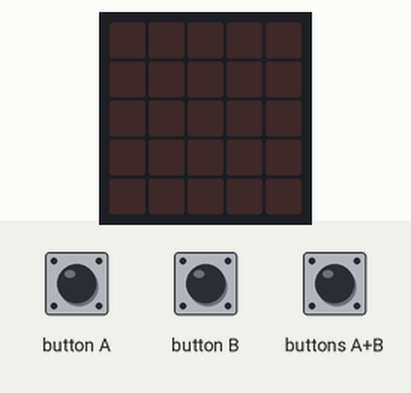
This program was run on a simulated BBC micro:bit (MakeCode). Parts: the board's 5×5 LED display. The test bench sets the inputs (shaded band).

Above: at 1.2 s.
1.3 s: button A pressed for 0.15 s
At 2.6 s:
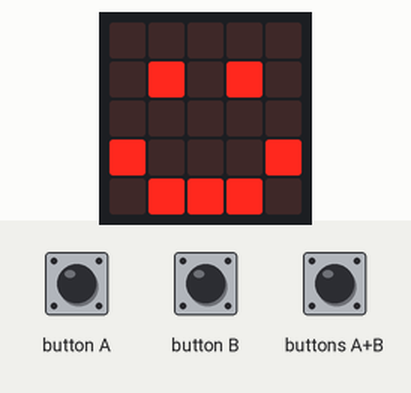
2.9 s: button B pressed for 0.15 s
At 3.9 s:
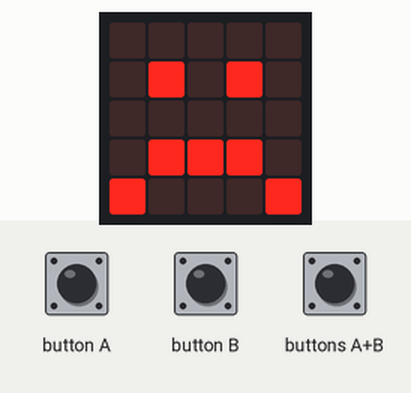
4.5 s: buttons A+B pressed for 0.15 s
At 5.2 s:
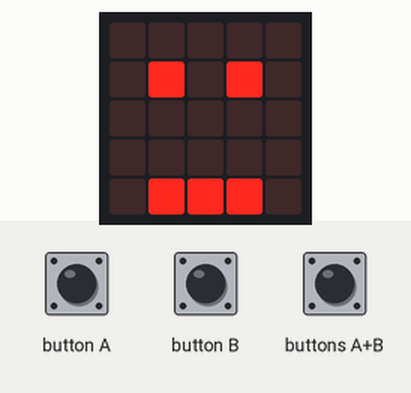
Timing chart, 0 to 7.5 s (numbered marks = the images above; inputs shaded):
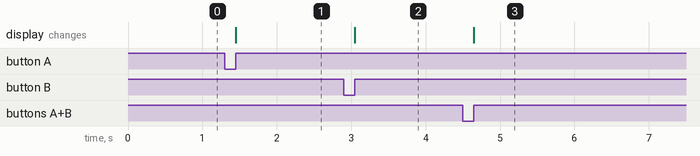

The program:

main.ts
```typescript
input.onButtonPressed(Button.A, function () {
    basic.showLeds(`
        . . . . .
        . # . # .
        . . . . .
        # . . . #
        . # # # .
        `)
})
input.onButtonPressed(Button.AB, function () {
    basic.showLeds(`
        . . . . .
        . # . # .
        . . . . .
        . . . . .
        . # # # .
        `)
})
input.onButtonPressed(Button.B, function () {
    basic.showLeds(`
        . . . . .
        . # . # .
        . . . . .
        . # # # .
        # . . . #
        `)
})
```

test.ts
```typescript
// les tests vont ici ; cela ne sera pas compilé si ce paquet est utilisé en tant qu'extension.
```

Measured:
- after the input at 1.3 s, the display: changes after 0.15 s (image 1)
- after the input at 2.9 s, the display: changes after 0.15 s (image 2)
- after the input at 4.5 s, the display: changes after 0.15 s (image 3)
